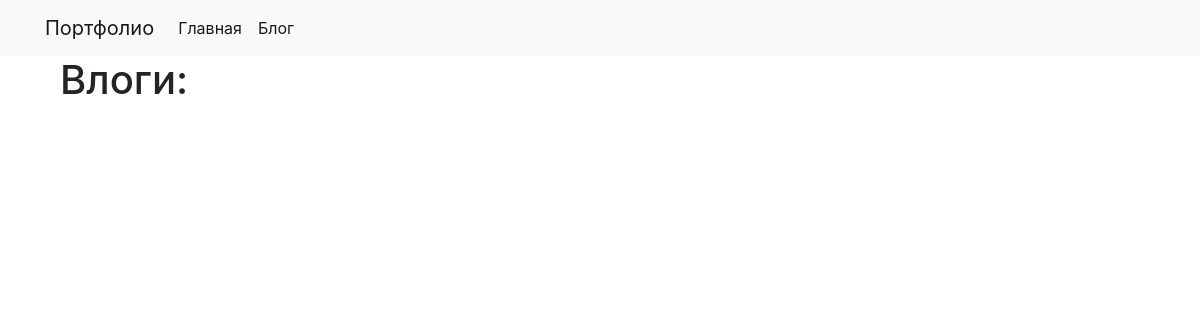
/blog/, run on an earlier commit of the app's database.
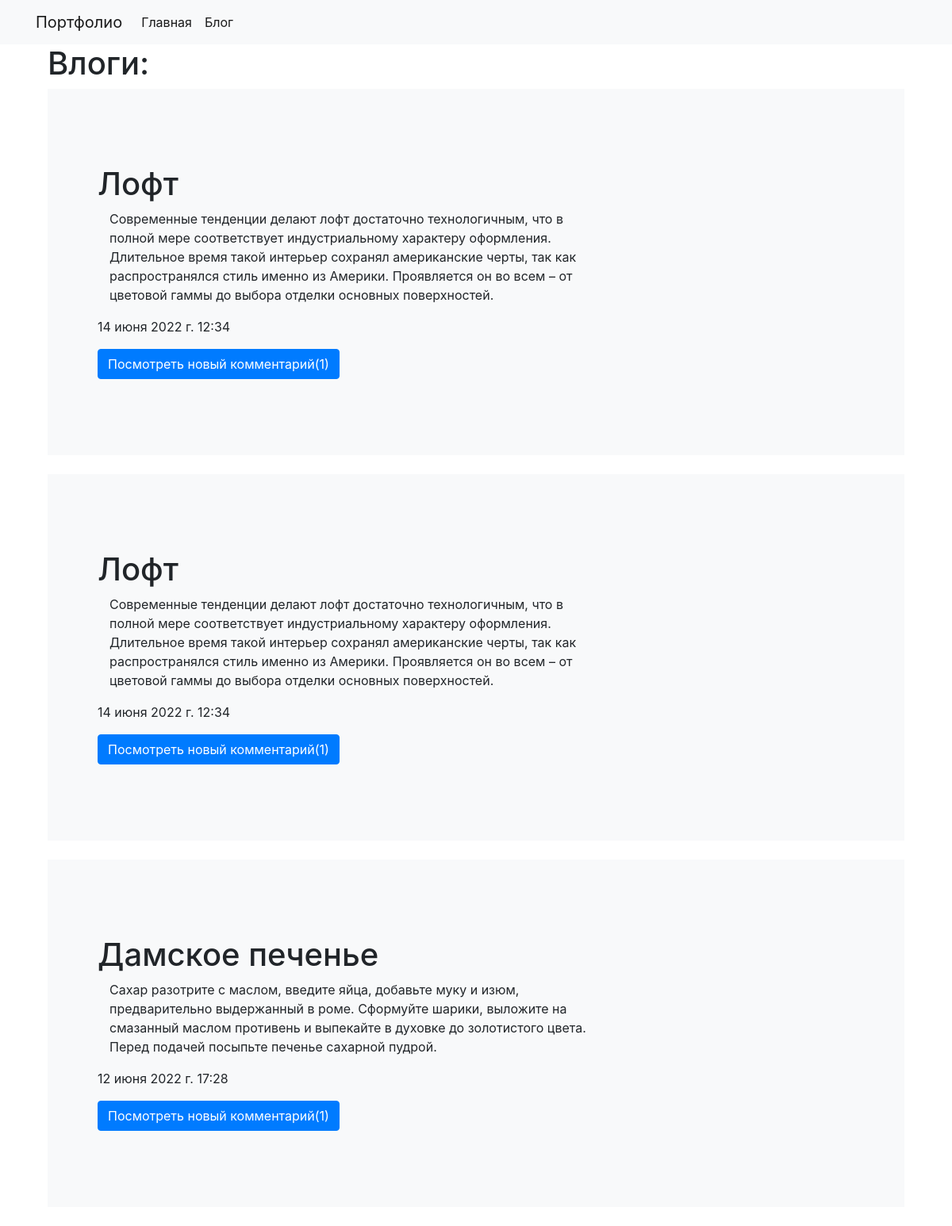
And on a later commit of the database.
### blog/models.py (models this page shows)
class Comment(models.Model):
    post = models.ForeignKey(Post, on_delete=models.CASCADE)
    author = models.CharField(max_length=20)
    body = models.TextField()
    cteated_on = models.DateTimeField(auto_now=True)

class Post(models.Model):
    title = models.CharField(max_length=250)
    body = models.TextField()
    created_on = models.DateTimeField(auto_now_add=True)
    last_modified = models.DateTimeField(auto_now=True)
    categories = models.ManyToManyField('Category', related_name='posts')

### blog/views.py (the view)
# urls.py: path('', views.Blog_post, name='Blog_post'),
def Blog_post(request):
    posts = Post.objects.all()
    coms = Comment.objects.all()
    context = {
        'posts': posts,
        "coms": coms
    }
    return render(request, 'blog_detail.html', context)

### diana_2022/templates/project/blog_detail.html
{% extends 'base.html' %}
{% load static %}
{% block content %}
<main class="container">
  <h1>Влоги:</h1>
  <div class="all">
{% for Comment in coms %}
<div class="p-5 mb-4 bg-light rounded-3">
      <div class="container-fluid py-5">
        <h1 class="display-5 fw-bold"><font style="vertical-align: inherit;"><font style="vertical-align: inherit;">{{Comment.post.title}}</font></font></h1>
        <p class="col-md-8 fs-4"><font style="vertical-align: inherit;"><font style="vertical-align: inherit;">{{ Comment.post.body }}</font><font style="vertical-align: inherit;"></font></font></p>
       <p>{{ Comment.post.last_modified }}</p>
          <a href="{% url 'blog_index' Comment.pk %}"class="btn btn-primary">Посмотреть новый комментарий(1)</a>
      </div>
    </div>
{% endfor %}
</main>
{% endblock %}

### diana_2022/templates/project/base.html (shortened to what this page needs)
<link rel="stylesheet" href="https://stackpath.bootstrapcdn.com/bootstrap/4.1.3/css/bootstrap.min.css">
<nav class="navbar navbar-expand-lg navbar-light bg-light">
    <div class="container">
        <a class="navbar-brand" href="{% url 'project_index' %}">Портфолио</a>
        <div class="collapse navbar-collapse" id="navbarSupportedContent">
          <ul class="navbar-nav mr-auto">
            <li class="nav-item active">
              <a class="nav-link" href="{% url 'project_index' %}">Главная</a>
            </li>
            <li class="nav-item active">
                <a class="nav-link" href="{% url 'Blog_post' %}">
                    Блог
                </a>
            </li>
          </ul>
        </div>
    </div>
</nav>
<div class="container">
    {% block content %}{% endblock %}
</div>

What changed in the data, as far as the page shows it:
added Comment: post "Лофт", post.body "Современные тенденции делают лофт достаточно технологичным, что в полной мере соответствует индустриальному характеру оформления. Длительное время такой интерьер сохранял американские черты, так как распространялся стиль именно из Америки. Проявляется он во всем – от цветовой гаммы до выбора отделки основных поверхностей.", post.last_modified "14 июня 2022 г. 12:34"
added Comment: post "Лофт", post.body "Современные тенденции делают лофт достаточно технологичным, что в полной мере соответствует индустриальному характеру оформления. Длительное время такой интерьер сохранял американские черты, так как распространялся стиль именно из Америки. Проявляется он во всем – от цветовой гаммы до выбора отделки основных поверхностей.", post.last_modified "14 июня 2022 г. 12:34"
added Comment: post "Дамское печенье", post.body "Сахар разотрите с маслом, введите яйца, добавьте муку и изюм, предварительно выдержанный в роме. Сформуйте шарики, выложите на смазанный маслом противень и выпекайте в духовке до золотистого цвета. Перед подачей посыпьте печенье сахарной пудрой.", post.last_modified "12 июня 2022 г. 17:28"
